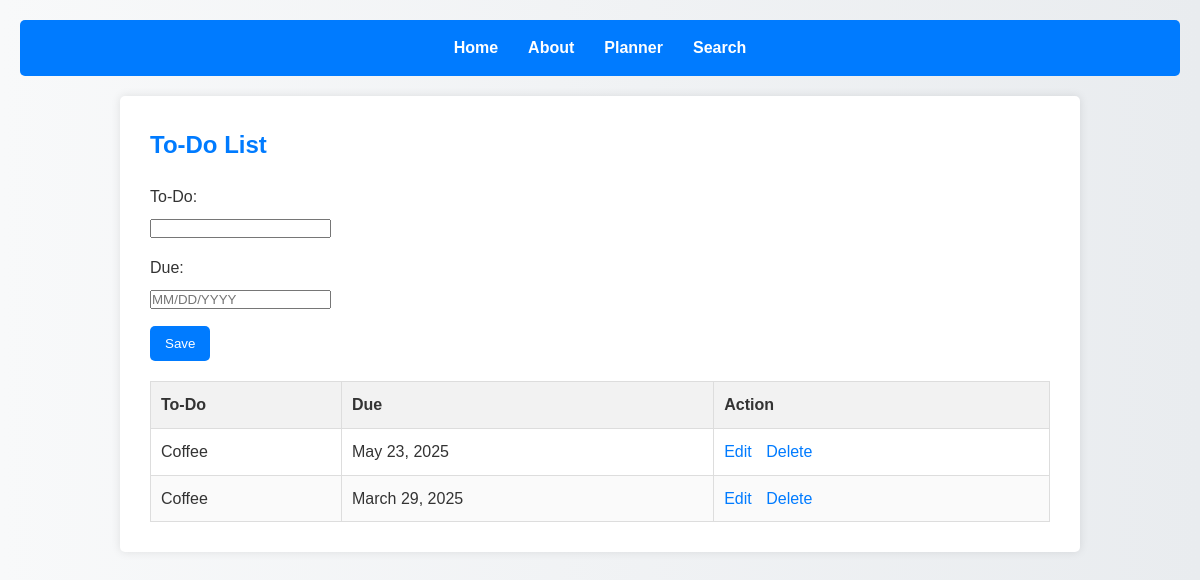
Page /todo/planner/ on the earlier database version.
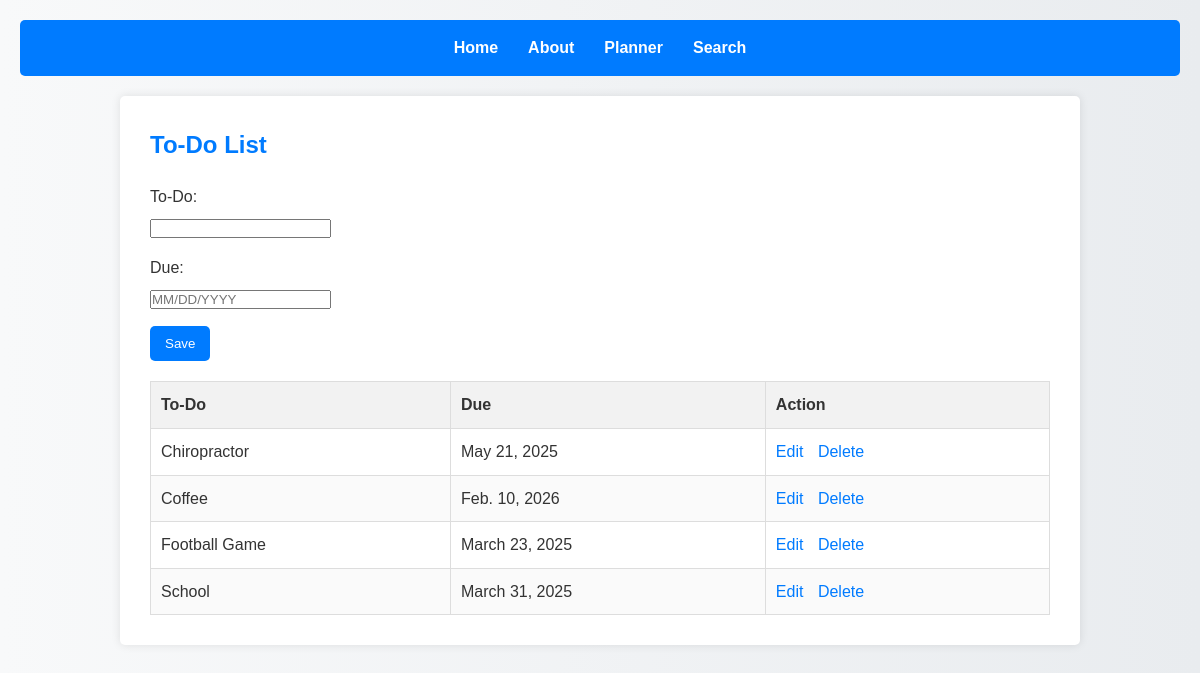
Same page on the later database version.
### todo_list_app/models.py (models this page shows, shortened)
class Todo(models.Model):
    todo = models.CharField(max_length=100, null=True)
    due = models.DateField(null=True)  # Use DateField for proper date validation

### todo_list_app/views.py (the view)
# urls.py: path('todo/planner/',
def planner(request):
    todolist = Todo.objects.all()
    if request.method == "POST":
        form = TodoForm(request.POST)
        if form.is_valid():
            form.save()
            return redirect('planner')
    else:
        form = TodoForm()
    return render(request, 'planner.html', {'form': form, 'todolist': todolist})

### todo_list_app/forms.py (shortened to what this page needs)
class TodoForm(forms.ModelForm):
    due = forms.DateField(
        input_formats=['%m/%d/%Y'],  # Expects input in MM/DD/YYYY format
        widget=forms.DateInput(format='%m/%d/%Y', attrs={'placeholder': 'MM/DD/YYYY'}),
        error_messages={'invalid': 'Please enter the date in MM/DD/YYYY format.'}
    )
    class Meta:
        model = Todo
        fields = ['todo', 'due']

### todo_list_app/templates/planner.html (shortened to what this page needs)
{% load static %}
<!DOCTYPE html>
<html lang="en">
<head>
  <link rel="stylesheet" href="{% static 'css/base_styles.css' %}">
</head>
<body>
  <header>
    <nav>
      <a href="{% url 'index' %}">Home</a>
      <a href="{% url 'about' %}">About</a>
      <a href="{% url 'planner' %}">Planner</a>
      <a href="{% url 'search_todo' %}">Search</a>
    </nav>
  </header>
  <main>
    <section class="todo-section">
      <h1>To-Do List</h1>
      <form method="POST">
        <div class="form-group">
          <label for="{{ form.todo.id_for_label }}">To-Do:</label>
          {{ form.todo }}
        </div>
        <div class="form-group">
          <label for="{{ form.due.id_for_label }}">Due:</label>
          {{ form.due }}
        </div>
        <button type="submit">Save</button>
      </form>
      <table class="todo-table">
        <thead>
          <tr>
            <th>To-Do</th>
            <th>Due</th>
            <th>Action</th>
          </tr>
        </thead>
        <tbody>
          {% for todo in todolist %}
            <tr>
              <td>{{ todo.todo }}</td>
              <td>{{ todo.due }}</td>
              <td>
                <a href="{% url 'edit_todo' todo.id %}">Edit</a>
		<a href="{% url 'delete_todo' todo.id %}" class="btn-delete" data-todo-id="{{ todo.id }}">Delete</a>
              </td>
            </tr>
          {% empty %}
            <tr>
              <td colspan="3">No To-Do entries found.</td>
            </tr>
          {% endfor %}
        </tbody>
      </table>
    </section>
  </main>
</body>
</html>

### todo_list_app/static/css/base_styles.css (style rules this page uses)
* { margin: 0; padding: 0; box-sizing: border-box; }
body { font-family: Arial, sans-serif; line-height: 1.6; background: linear-gradient(to right, #f8f9fa, #e9ecef); color: #333; padding: 20px; }
header { background-color: #007bff; padding: 15px 0; border-radius: 5px; margin-bottom: 20px; }
header nav { display: flex; justify-content: center; }
header nav a { color: #fff; text-decoration: none; margin: 0 15px; font-weight: bold; transition: text-decoration 0.3s; }
main { background: #fff; padding: 30px; border-radius: 5px; box-shadow: 0 0 10px rgba(0, 0, 0, 0.1); max-width: 960px; margin: 0 auto 20px; }
h1 { margin-bottom: 20px; color: #007bff; }

### todo_list_app/templates/planner.html (style rules this page uses)
.form-group { margin-bottom: 15px; }
.form-group label { display: block; margin-bottom: 5px; }
form button { padding: 10px 15px; background-color: #007bff; color: #fff; border: none; border-radius: 5px; cursor: pointer; }
.todo-table { width: 100%; border-collapse: collapse; margin-top: 20px; }
.todo-table th, .todo-table td { border: 1px solid #ddd; padding: 10px; text-align: left; }
.todo-table th { background-color: #f2f2f2; }
.todo-table tr:nth-child(even) { background-color: #fafafa; }
.todo-table a { margin-right: 10px; color: #007bff; text-decoration: none; }
header nav { display: flex; justify-content: center; }

Differences in the rows shown:
removed Todo: todo "Coffee", due "May 23, 2025"
removed Todo: todo "Coffee", due "March 29, 2025"
added Todo: todo "Chiropractor", due "May 21, 2025"
added Todo: todo "Coffee", due "Feb. 10, 2026"
added Todo: todo "Football Game", due "March 23, 2025"
added Todo: todo "School", due "March 31, 2025"
